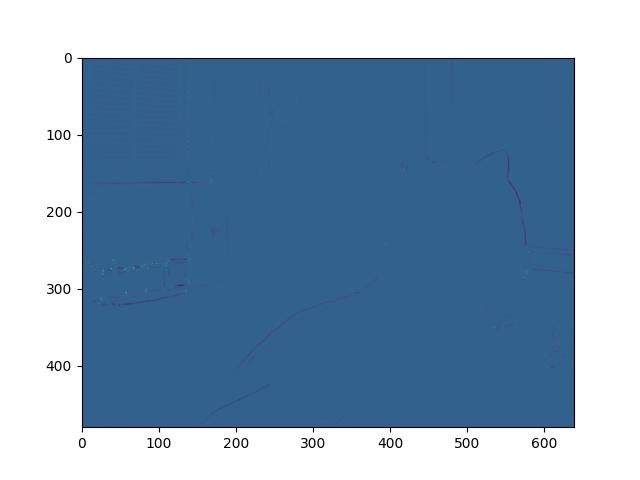
#> input picture corners.jpg, 640 x 480 px, given in place of the camera
$ python combined_live.py   (older library calls are emulated)
#> lines starting #> are read from the running program, lines starting #| are printed output that depends on the picture
### img_to_ascii.py
import cv2
import numpy as np
from scipy.interpolate import interp1d
from skimage.feature import hog

##################################### helper functions #####################################

def resize_image_to_scale(img, w_scale, h_scale, blur):
  if blur:
    img = cv2.GaussianBlur(img, ksize=(5,5), sigmaX=0)
  width = int(img.shape[1] * w_scale)
  height = int(img.shape[0] * h_scale)
  dim = (width, height)
  return cv2.resize(img, dim, interpolation = cv2.INTER_AREA)

def img_sobel(img):
  gX = cv2.Sobel(img, cv2.CV_64F, 1, 0, ksize=5)
  gY = cv2.Sobel(img, cv2.CV_64F, 0, 1, ksize=5)
  magnitude = np.sqrt((gX ** 2) + (gY ** 2))
  orientation = np.arctan2(gY, gX) * (180 / np.pi) % 180
  return magnitude, orientation

# [7 lines left out: function img_block_average, not called in this run]

##################################### img to ascii functions #####################################

def ascii_range_mapping(shading_chars):
  range_mapping = interp1d([0, 255], [0, len(shading_chars) - 1])
  return range_mapping

def ascii_shading_mapping(shading_chars):
  def int_to_ascii(i):
    return shading_chars[i]
  return np.vectorize(int_to_ascii)

def ascii_edge_mapping(edges_chars, mag_threshold=2500):
  num_edges = len(edges_chars)
  deg_increment = 180 / num_edges

  def map_edges_to_ascii(magnitude, orientation):
    if (magnitude > mag_threshold):
      edge_num = round(orientation / deg_increment) % num_edges
      return edges_chars[edge_num]
    return " "
  return np.vectorize(map_edges_to_ascii)

# [6 lines left out: function ascii_corner_mapping, not called in this run]

# Overwrite ascii in the each layer with non-space characters in the next layer
# layers[0] is lowest priority, layers[-1] is highest
def combine_ascii_layers(layers):
  layered_ascii = layers[0]
  for i in range(1, len(layers)):
    cur_layer = layers[i]
    new_idxs = np.where(cur_layer != " ")
    layered_ascii[new_idxs] = cur_layer[new_idxs]
  return layered_ascii

def img_to_ascii(img, scale, char_h_to_w_ratio, range_mapping, shading_mapping, edge_mapping=None,
                 corner_mapping=None, blur=False):
  image = cv2.cvtColor(img, cv2.COLOR_BGR2GRAY)
  resized_image = resize_image_to_scale(image, char_h_to_w_ratio * scale, scale, blur)
  mapped_image = np.array(range_mapping(resized_image), dtype=int)
  ascii_layers = []
  ascii_shading = shading_mapping(mapped_image)
  ascii_layers.append(ascii_shading)

  if edge_mapping:
    magnitude, orientation = img_sobel(resized_image)
    # [4 lines of commented-out code are left out]
    ascii_edges = edge_mapping(magnitude, orientation)
    ascii_layers.append(ascii_edges)

  if corner_mapping:
    corners = cv2.cornerHarris(resized_image, blockSize=2, ksize=3, k=0.04)
    #plt.imshow(corners)
    #plt.show()
    ascii_corners = corner_mapping(corners)
    ascii_layers.append(ascii_corners)

  ascii_image = combine_ascii_layers(ascii_layers)
  return ascii_image

# [22 lines left out: functions img_to_mini_hog_ascii, write_ascii_to_file, not called in this run]

##################################### Example #####################################

# [35 lines that do not run on import are left out]

### combined_live.py
import cv2
import os
import numpy as np
import matplotlib.pyplot as plt
from scipy.interpolate import interp1d
import img_to_ascii as asc

# ASCII characters to use
dark_to_light1 = "?$@B\%8&#*oahkbdpqwmzcvunxrjft+~<>i!lI:. "[::-1]
dark_to_light2 = " .\':;o*O#"
dark_to_light3 = "@#$\%?*o+~;:\"\'`. "[::-1]
dark_to_light4 = "@ #.+\'\%:?o*~$"
light_edges = "|/-\\"


scale = 0.16
# For terminal height to width ratio
h_to_w_ratio = 2.1

def main():
  range_mapping = asc.ascii_range_mapping(dark_to_light4)
  shading_mapping = asc.ascii_shading_mapping(dark_to_light4)
  edge_mapping = asc.ascii_edge_mapping(light_edges)

  cap = cv2.VideoCapture(0)

  # Check if the webcam is opened correctly
  if not cap.isOpened():
      raise IOError("Cannot open webcam")

  # Take a sample frame and adjust Terminal window accordingly.
  _, frame = cap.read()
#> frame is the input picture: shape (480, 640, 3); mean B, G, R 185.4, 159.5, 132.3
  frame = asc.resize_image_to_scale(frame, scale*h_to_w_ratio, scale, False)
#> in resize_image_to_scale, `return cv2.resize(img, dim, interpolation = cv2.INTER_AREA)`:
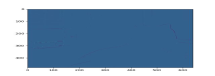
#> returned value: shape (76, 215, 3); mean of channels 0, 1, 2 185.4, 159.5, 132.3; drawn as B, G, R
  x,y,z = frame.shape
#> x = 76; y = 215; z = 3
  os.system("mode {},{}".format(y,x))

  while True:
    _, frame = cap.read()
    grayframe = cv2.cvtColor(frame, cv2.COLOR_BGR2GRAY)
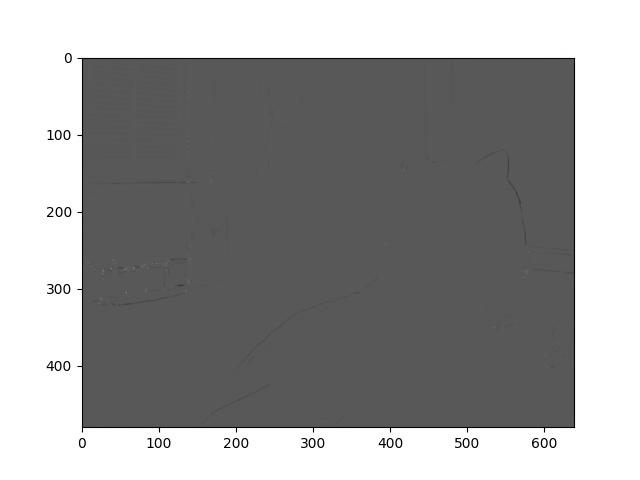
#> grayframe: shape (480, 640); min 0, max 255, mean 154.3
    # Displays the grayscale video next to the ASCII art
    cv2.imshow("grayscale feed", grayframe)
    ascii_frame = asc.img_to_ascii(frame, scale, h_to_w_ratio, range_mapping,shading_mapping,edge_mapping)
#> call 2 of resize_image_to_scale, with w_scale = 0.336, h_scale = 0.16, blur = False
#> in resize_image_to_scale (call 2), `return cv2.resize(img, dim, interpolation = cv2.INTER_AREA)`:
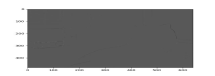
#> returned value: shape (76, 215); min 69, max 255, mean 154.3
#> in img_to_ascii, `mapped_image = np.array(range_mapping(resized_image), dtype=int)`:
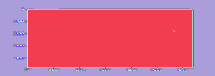
#> mapped_image: shape (76, 215) int64; 11 distinct labels, from 3 to 13; one colour per label, 0 black
#> in img_sobel, `gY = cv2.Sobel(img, cv2.CV_64F, 0, 1, ksize=5)`:
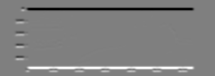
#> gY: shape (76, 215) float64; min -8069, max 8048, mean 0; drawn with min black and max white
#> in img_sobel, `magnitude = np.sqrt((gX ** 2) + (gY ** 2))`:
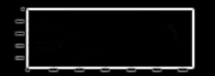
#> magnitude: shape (76, 215) float64; min 0, max 8596, mean 633.3; drawn with min black and max white
#> in img_sobel, `orientation = np.arctan2(gY, gX) * (180 / np.pi) % 180`:
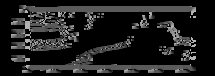
#> orientation: shape (76, 215) float64; min 0, max 180, mean 30.7
#> the loop in combine_ascii_layers, `for i in range(1, len(layers)):` made 1 pass
#> new_idxs on pass 1: 1496 positions, rows 7 to 71, columns 16 to 194
    print(''.join(list(ascii_frame.flatten()))+'\r', end = '' )

    if cv2.waitKey(1) & 0xFF == ord('q'):
#> (key q is pressed here)
      break

  cap.release()
  cv2.destroyAllWindows()

if __name__ ==  "__main__":
    main()
